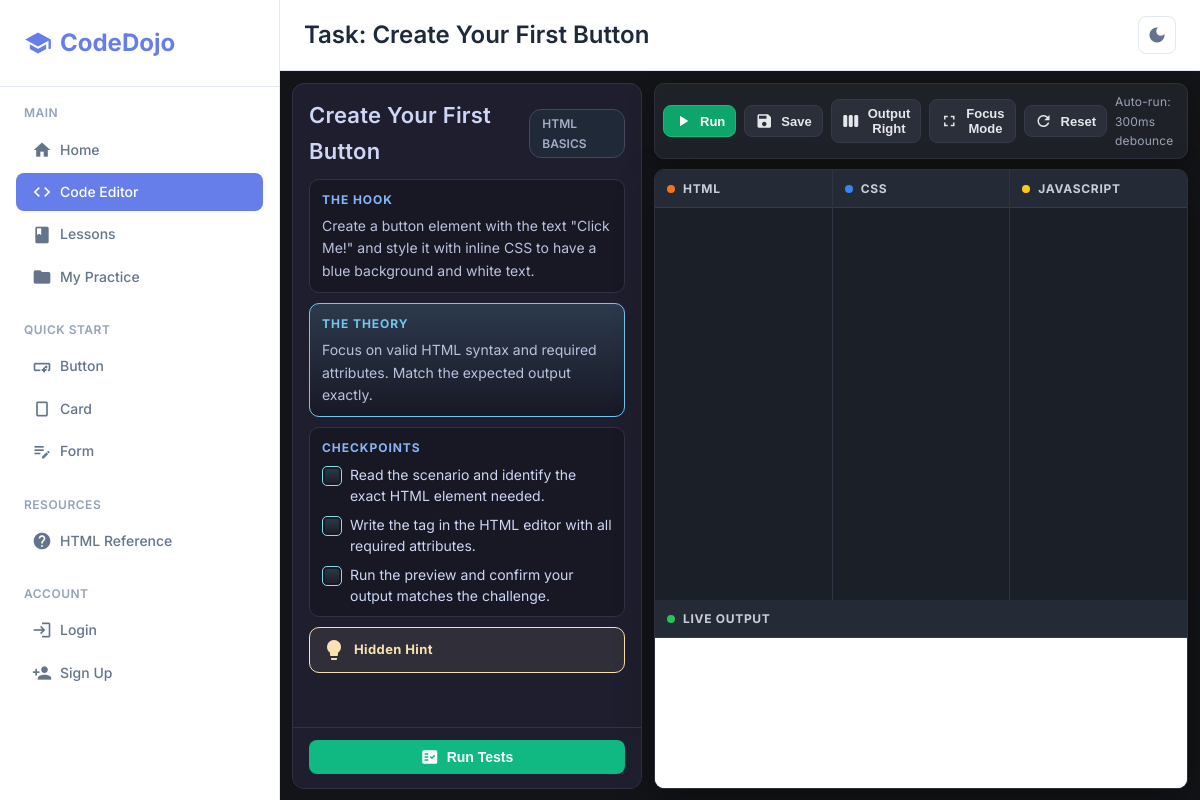
/live_playground.php?task=1, run on the app's committed database.
### tables this page shows
CREATE TABLE practice_tasks (
    id INT AUTO_INCREMENT PRIMARY KEY,
    lesson_id INT,
    title VARCHAR(255) NOT NULL,
    instruction TEXT NOT NULL,
    hint TEXT,
    starter_code TEXT,
    solution_code TEXT,
    grading_rules TEXT NULL,
    order_num INT DEFAULT 0,
    created_at TIMESTAMP DEFAULT CURRENT_TIMESTAMP,
    FOREIGN KEY (lesson_id) REFERENCES lessons(id) ON DELETE CASCADE,
    INDEX idx_lesson (lesson_id)
);

CREATE TABLE lessons (
    id INT AUTO_INCREMENT PRIMARY KEY,
    title VARCHAR(255) NOT NULL,
    description TEXT,
    difficulty ENUM('beginner', 'intermediate', 'advanced') DEFAULT 'beginner',
    order_num INT DEFAULT 0,
    created_at TIMESTAMP DEFAULT CURRENT_TIMESTAMP,
    INDEX idx_difficulty (difficulty),
    INDEX idx_order (order_num)
);

### config/auth.php (called while the page is built, shortened)
<?php
function isLoggedIn() {
    return isset($_SESSION['logged_in']) && $_SESSION['logged_in'] === true;
}
?>

### live_playground.php (the view, shortened to what this page needs)
<?php
$pageTitle = 'Live Playground';
$currentPage = 'editor';
$taskInfo = null;
$current_lesson = null;
if (isset($_GET['task'])) {
    $currentTaskId = intval($_GET['task']);
    try {
        $pdo = getDBConnection();
        $stmt = $pdo->prepare("
            SELECT pt.id, pt.title, pt.instruction, pt.hint, pt.starter_code, l.title AS lesson_title
            FROM practice_tasks pt
            LEFT JOIN lessons l ON pt.lesson_id = l.id
            WHERE pt.id = :id
        ");
        $stmt->execute([':id' => $currentTaskId]);
        $taskInfo = $stmt->fetch();
        if ($taskInfo) {
            $pageTitle = 'Task: ' . ($taskInfo['title'] ?? 'Playground');
        }
    } catch (Throwable $e) {
        error_log('Playground task load error: ' . $e->getMessage());
    }
}
if (!empty($taskInfo)) {
    $defaultLesson = [
        'title' => 'Image Tags: Wanted Posters',
        'scenario' => 'You need to build a digital wanted poster for a notorious pirate making their way through the Grand Line. You have their name, but now you need to display their picture to the world!',
        'theory' => 'The <img> tag is self-closing. It uses the "src" attribute to point to the image link, and the "alt" attribute to describe the image.',
        'tasks' => [
            'Add an <img> tag below the pirate\'s name.',
            'Set the src attribute to "https://example.com/pirate.jpg".',
            'Set the alt attribute to "Pirate with a straw hat".'
        ],
        'hint' => 'Remember, since it is a self-closing tag, it looks like this: <img src="..." alt="..."> (No closing </img> needed!).'
    ];
    $instruction = trim((string) ($taskInfo['instruction'] ?? ''));
    $scenarioLines = [];
    $parsedTasks = [];
    if ($instruction !== '') {
        $lines = preg_split('/\r\n|\r|\n/', $instruction);
        foreach ($lines as $line) {
            $trimmed = trim($line);
            if (preg_match('/^(?:[-*]|\d+[.)])\s+(.+)$/', $trimmed, $matches)) {
                $parsedTasks[] = $matches[1];
            } else {
                $scenarioLines[] = $trimmed;
            }
        }
    }
    $current_lesson = [
        'title' => (string) ($taskInfo['title'] ?? $defaultLesson['title']),
        'scenario' => !empty($scenarioLines) ? implode(' ', $scenarioLines) : $defaultLesson['scenario'],
        'theory' => 'Focus on valid HTML syntax and required attributes. Match the expected output exactly.',
        'tasks' => !empty($parsedTasks) ? array_slice($parsedTasks, 0, 4) : [
            'Read the scenario and identify the exact HTML element needed.',
            'Write the tag in the HTML editor with all required attributes.',
            'Run the preview and confirm your output matches the challenge.'
        ],
        'hint' => !empty($taskInfo['hint']) ? (string) $taskInfo['hint'] : $defaultLesson['hint']
    ];
}
$extraHead = '
    <link rel="stylesheet" href="https://cdnjs.cloudflare.com/ajax/libs/codemirror/5.65.16/codemirror.min.css">
    <link rel="stylesheet" href="https://cdnjs.cloudflare.com/ajax/libs/codemirror/5.65.16/theme/material-darker.min.css">
    <script src="https://cdnjs.cloudflare.com/ajax/libs/split.js/1.6.5/split.min.js"></script>
    <script src="https://cdnjs.cloudflare.com/ajax/libs/codemirror/5.65.16/codemirror.min.js"></script>
    <script src="https://cdnjs.cloudflare.com/ajax/libs/codemirror/5.65.16/mode/xml/xml.min.js"></script>
    <script src="https://cdnjs.cloudflare.com/ajax/libs/codemirror/5.65.16/mode/javascript/javascript.min.js"></script>
    <script src="https://cdnjs.cloudflare.com/ajax/libs/codemirror/5.65.16/mode/css/css.min.js"></script>
    <script src="https://cdnjs.cloudflare.com/ajax/libs/codemirror/5.65.16/mode/htmlmixed/htmlmixed.min.js"></script>
';
include 'includes/header.php';
?>
<div class="playground-shell">
    <div class="lesson-workspace">
        <aside class="lesson-panel">
            <div class="task-panel">
            <div class="task-header">
                <h2 class="task-title"><?php echo htmlspecialchars($current_lesson['title']); ?></h2>
                <span class="task-difficulty beginner"><?php echo htmlspecialchars($taskInfo['lesson_title'] ?? 'Task'); ?></span>
            </div>
            <div class="lesson-structure">
                <section class="lesson-part scenario-part">
                    <h3 class="lesson-label">The Hook</h3>
                    <p class="lesson-text"><?php echo htmlspecialchars($current_lesson['scenario']); ?></p>
                </section>
                <section class="lesson-part theory-part">
                    <h3 class="lesson-label">The Theory</h3>
                    <p class="lesson-text"><?php echo htmlspecialchars($current_lesson['theory']); ?></p>
                </section>
                <section class="lesson-part checkpoints-part">
                    <h3 class="lesson-label">Checkpoints</h3>
                    <ul class="lesson-checkpoints">
                        <?php foreach (($current_lesson['tasks'] ?? []) as $task): ?>
                            <li><?php echo htmlspecialchars($task); ?></li>
                        <?php endforeach; ?>
                    </ul>
                </section>
                <?php if (!empty($current_lesson['hint'])): ?>
                <details class="hint-reveal">
                    <summary>
                        <span class="material-icons" aria-hidden="true">lightbulb</span>
                        Hidden Hint
                    </summary>
                </details>
                <?php endif; ?>
            </div>
            </div>
            <div class="lesson-panel-footer">
                <button id="lessonRunTests" class="btn btn-success lesson-run-tests" type="button">
                    <span class="material-icons">fact_check</span>
                    Run Tests
                </button>
            </div>
        </aside>
        <section class="editor-area">
            <div class="playground-toolbar">
                <div class="playground-toolbar-left">
                    <button id="pgRunBtn" class="btn btn-success btn-small">
                        <span class="material-icons">play_arrow</span>
                        Run
                    </button>
                    <button id="pgSaveBtn" class="btn btn-secondary btn-small">
                        <span class="material-icons">save</span>
                        Save
                    </button>
                    <button id="pgLayoutBtn" class="btn btn-secondary btn-small" data-layout="bottom">
                        <span class="material-icons">view_week</span>
                        Output Right
                    </button>
                    <button id="pgFocusBtn" class="btn btn-secondary btn-small">
                        <span class="material-icons">fullscreen</span>
                        Focus Mode
                    </button>
                    <button id="pgResetBtn" class="btn btn-secondary btn-small">
                        <span class="material-icons">refresh</span>
                        Reset
                    </button>
                </div>
                <div class="playground-toolbar-right">
                    <span class="playground-hint">Auto-run: 300ms debounce</span>
                </div>
            </div>
            <div id="playgroundRoot" class="playground-root layout-bottom">
                <section id="pgEditorsWrap" class="pg-editors-wrap">
                    <article class="pg-editor-card" id="pgHtmlPane">
                        <header class="pg-pane-header"><span class="pg-dot html"></span>HTML</header>
                    </article>
                    <article class="pg-editor-card" id="pgCssPane">
                        <header class="pg-pane-header"><span class="pg-dot css"></span>CSS</header>
                    </article>
                    <article class="pg-editor-card" id="pgJsPane">
                        <header class="pg-pane-header"><span class="pg-dot js"></span>JavaScript</header>
                    </article>
                </section>
                <section id="pgPreviewWrap" class="pg-preview-wrap">
                    <header class="pg-pane-header"><span class="pg-dot output"></span>Live Output</header>
                    <iframe id="pgPreviewFrame" sandbox="allow-scripts allow-modals" title="Live Playground Output"></iframe>
                </section>
            </div>
        </section>
    </div>
</div>
<?php include 'includes/footer.php'; ?>

### includes/header.php (shortened to what this page needs)
<!DOCTYPE html>
<html lang="en">
<head>
    <link rel="stylesheet" href="assets/css/style.css">
    <link rel="stylesheet" href="assets/css/themes.css">
    <?php if (isset($extraHead) && is_string($extraHead)): ?>
        <?php echo $extraHead; ?>
    <?php endif; ?>
</head>
<body>
    <div class="app-container">
        <aside class="sidebar">
            <div class="sidebar-header">
                <a href="index.php" class="logo">
                    <span class="material-icons">school</span>
                    <span>CodeDojo</span>
                </a>
            </div>
            <nav class="sidebar-nav">
                <div class="nav-section">
                    <div class="nav-section-title">Main</div>
                    <a href="index.php" class="nav-item <?php echo ($currentPage ?? '') === 'home' ? 'active' : ''; ?>">
                        <span class="material-icons">home</span>
                        <span>Home</span>
                    </a>
                    <a href="editor.php" class="nav-item <?php echo ($currentPage ?? '') === 'editor' ? 'active' : ''; ?>">
                        <span class="material-icons">code</span>
                        <span>Code Editor</span>
                    </a>
                    <a href="lessons.php" class="nav-item <?php echo ($currentPage ?? '') === 'lessons' ? 'active' : ''; ?>">
                        <span class="material-icons">book</span>
                        <span>Lessons</span>
                    </a>
                    <a href="my_practice.php" class="nav-item <?php echo ($currentPage ?? '') === 'practice' ? 'active' : ''; ?>">
                        <span class="material-icons">folder</span>
                        <span>My Practice</span>
                    </a>
                </div>
                <div class="nav-section">
                    <div class="nav-section-title">Quick Start</div>
                    <a href="editor.php?template=button" class="nav-item">
                        <span class="material-icons">smart_button</span>
                        <span>Button</span>
                    </a>
                    <a href="editor.php?template=card" class="nav-item">
                        <span class="material-icons">crop_portrait</span>
                        <span>Card</span>
                    </a>
                    <a href="editor.php?template=form" class="nav-item">
                        <span class="material-icons">edit_note</span>
                        <span>Form</span>
                    </a>
                </div>
                <div class="nav-section">
                    <div class="nav-section-title">Resources</div>
                    <a href="https://developer.mozilla.org/en-US/docs/Web/HTML" target="_blank" class="nav-item">
                        <span class="material-icons">help</span>
                        <span>HTML Reference</span>
                    </a>
                </div>
                <div class="nav-section">
                    <div class="nav-section-title">Account</div>
                    <?php if (function_exists('isLoggedIn') && isLoggedIn()): ?>
                        <div style="padding: 12px; background: #f1f5f9; border-radius: 8px; margin-bottom: 12px; font-size: 13px;">
                            <div style="color: #64748b; margin-bottom: 4px;">
                                <strong><?php echo htmlspecialchars($_SESSION['username'] ?? ''); ?></strong>
                            </div>
                            <div style="color: #94a3b8; font-size: 11px;">
                                Logged in as <?php echo function_exists('getUserRole') ? htmlspecialchars(getUserRole()) : 'user'; ?>
                            </div>
                        </div>
                        <?php if (function_exists('isUser') && isUser()): ?>
                            <a href="user/dashboard.php" class="nav-item">
                                <span class="material-icons">dashboard</span>
                                <span>My Dashboard</span>
                            </a>
                            <a href="user/logout.php" class="nav-item" style="color: #ff6b6b;">
                                <span class="material-icons">logout</span>
                                <span>Logout</span>
                            </a>
                        <?php elseif (function_exists('isAdmin') && isAdmin()): ?>
                            <a href="admin/dashboard.php" class="nav-item">
                                <span class="material-icons">dashboard</span>
                                <span>Dashboard</span>
                            </a>
                            <a href="admin/logout.php" class="nav-item" style="color: #ff6b6b;">
                                <span class="material-icons">logout</span>
                                <span>Logout</span>
                            </a>
                        <?php endif; ?>
                    <?php else: ?>
                        <a href="login.php" class="nav-item">
                            <span class="material-icons">login</span>
                            <span>Login</span>
                        </a>
                        <a href="login.php?register=1" class="nav-item">
                            <span class="material-icons">person_add</span>
                            <span>Sign Up</span>
                        </a>
                    <?php endif; ?>
                </div>
            </nav>
        </aside>
        <main class="main-content">
            <header class="top-header">
                <div class="header-left">
                    <h1><?php echo $pageTitle ?? 'CodeDojo'; ?></h1>
                </div>
                <div class="header-right">
                    <button id="themeToggle" class="theme-toggle" title="Toggle theme">
                        <span class="material-icons">dark_mode</span>
                    </button>
                </div>
            </header>

### data on the page
practice_tasks: title "Task: Create Your First Button", title "Create Your First Button", lesson.title "HTML BASICS", instruction "Create a button element with the text \"Click Me!\" and style it with inline CSS to have a blue background and white text.", title+hint "Focus on valid HTML syntax and required attributes. Match the expected output exactly."

### other printed values
$task "Read the scenario and identify the exact HTML element needed."
$task "Write the tag in the HTML editor with all required attributes."
$task "Run the preview and confirm your output matches the challenge."
